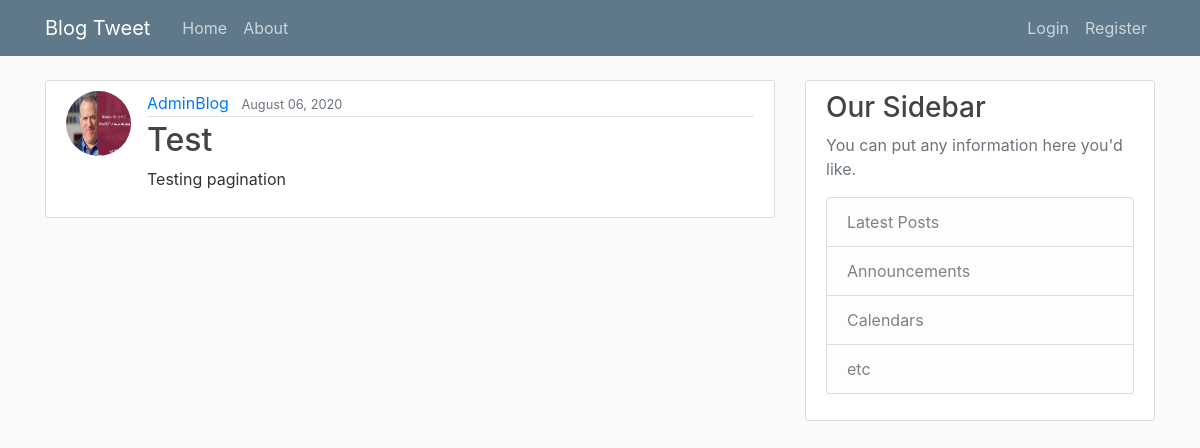
The app's page /post/35/, older data.
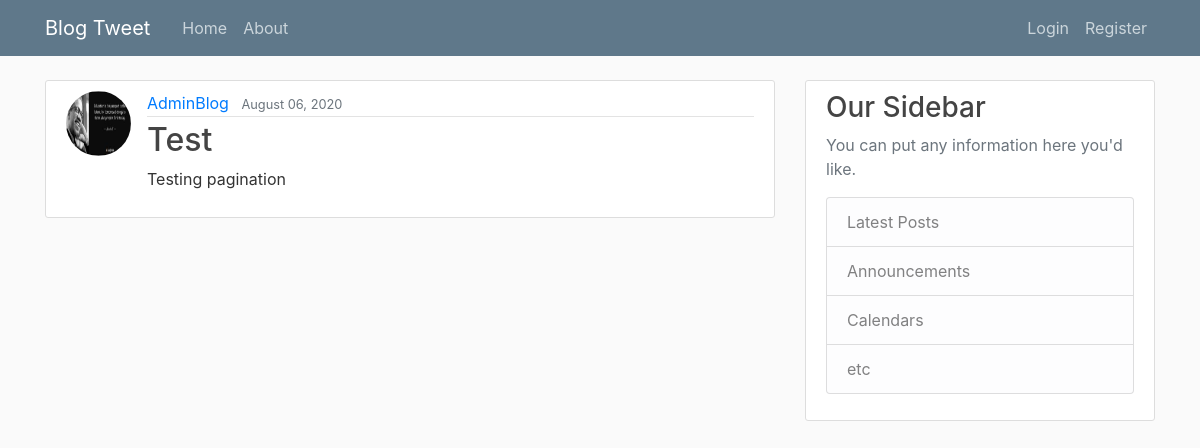
The same page, newer data.
### blog/models.py (models this page shows, shortened)
class Post(models.Model):
    title = models.CharField(max_length=100)
    content = models.TextField()
    date_posted = models.DateTimeField(default=timezone.now)
    author = models.ForeignKey(User, on_delete=models.CASCADE)

### users/models.py (models this page shows, shortened)
class Profile(models.Model):
    user = models.OneToOneField(User, on_delete=models.CASCADE)
    image = models.ImageField(default='default.jpg', upload_to='Profile_pics')

### blog/views.py (the view)
# urls.py: path('post/<int:pk>/', PostDetailView.as_view() , name='post-detail'),
class PostDetailView(DetailView):
    model = Post

### blog/templates/blog/post_detail.html (shortened to what this page needs)
{% extends "blog/base.html" %}
{% block content %}
  <article class="media content-section">
    <img class="rounded-circle article-img" src="{{ object.author.profile.image.url }}" alt="">
    <div class="media-body">
      <div class="article-metadata">
        <a class="mr-2" href="{% url 'user-posts' object.author.username %}">{{ object.author }}</a>
        <small class="text-muted">{{ object.date_posted|date:"F d, Y" }}</small>
      </div>
      <h2  class="article-title">{{ object.title }}</h2>
      <p class="article-content">{{ object.content }}</p>
    </div>
  </article>
{% endblock content%}

Row changes from the older to the newer data that the page shows:
changed through a linked row, Post "Test": author.profile.image: picture removed, a placeholder shows
